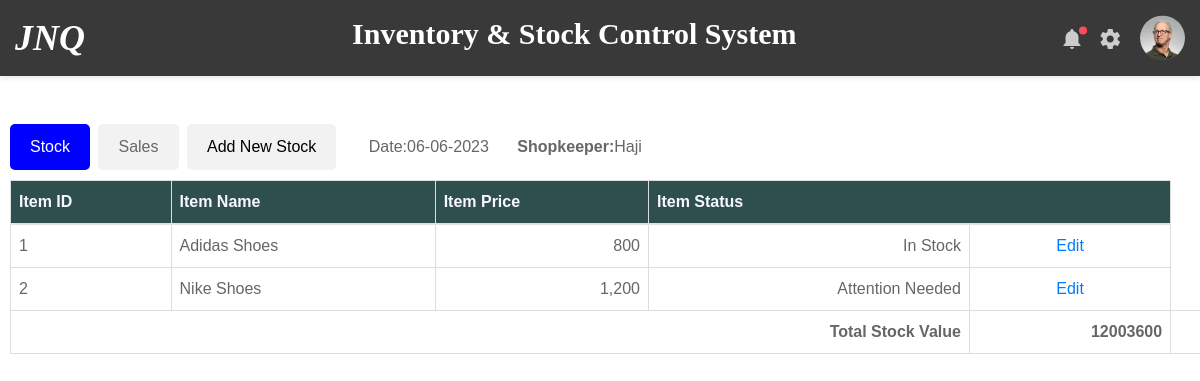
The page /view_shops/1 on the database as committed earlier.
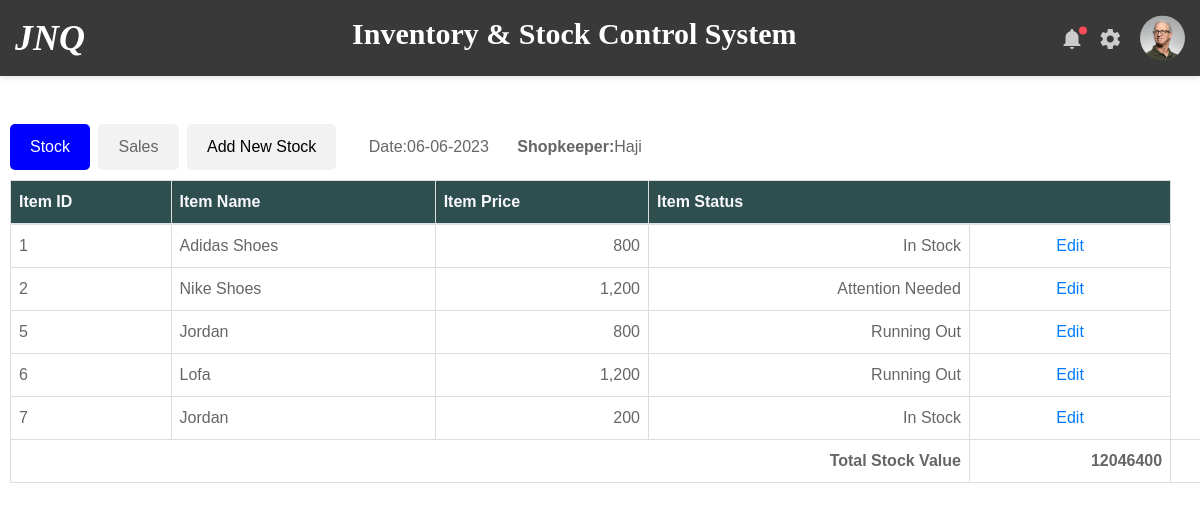
The same page on the database as committed later.
### inventory/models.py (models this page shows)
class User(db.Model, UserMixin):
    id = db.Column(db.Integer, primary_key=True)
    username = db.Column(db.String(50), unique=True, nullable=False)
    password = db.Column(db.String(100), nullable=False)
    user_role = db.Column(db.String(30), nullable=False)
    shops = db.relationship('Shop', backref='staff', lazy=True)

class Stock(db.Model):
    id = db.Column(db.Integer, primary_key=True)
    item_name = db.Column(db.String(100), nullable=False)
    item_price = db.Column(db.Integer, nullable=False)
    item_quantity = db.Column(db.Integer, nullable=False)
    stock_status = db.Column(db.String(20), nullable=False, default='In Stock')
    shop_id = db.Column(db.String(100), db.ForeignKey('shop.id'))
    item_value = db.Column(db.Integer, nullable=False)

### inventory/routes.py (the view)
@app.route('/view_shops/<int:shop_id>', methods=['GET'])
def view_shop(shop_id):
    shop = Shop.query.get_or_404(shop_id)
    date = today_date()
    stock_value_list = []
    for product in shop.stock:
        stock_value_list.append(product.item_value)
    total_stock_value = sum(stock_value_list)
    return render_template('view_shop.html', shop=shop, total_stock_value=total_stock_value, date=date)

### inventory/routes.py (called while the page is built)
def today_date():
    date_today = datetime.today().strftime('%d-%m-%Y')
    return date_today

### inventory/templates/view_shop.html (shortened to what this page needs)
{% extends 'layout.html' %}
{% block content %}
    <div class="button-container">
      <a class="button active">Stock</a>
      <a class="button">Sales</a>
      <a href="{{ url_for('add_new_stock')}}" class="button">Add New Stock</a>
      <a class="ml-4">Date:{{date}}</a>
      <a class="ml-4"><strong>Shopkeeper:</strong>{{shop.staff.username}}</a>
    </div>
    <table class="table table-hover table-condensed">
      <thead>
        <tr>
          <th>Item ID</th>
          <th>Item Name</th>
          <th>Item Price</th>
          <th colspan="2">Item Status</th>
        </tr>
      </thead>
      <tbody>
        {% for product in shop.stock %}
          <tr>
              <td>{{ product.id }}</td>
              <td>{{ product.item_name }}</td>
              <td class="text-right">{{ "{:,}".format(product.item_price) }}</td>
              <td class="text-right">{{ product.stock_status }}</td>
              <td class="text-center"><a href="#">Edit</a></td>
          </tr>
        {% endfor %}
          <tr>
              <td colspan="4" class="text-right"><strong>Total Stock Value</strong></td>
              <td class="text-right"><strong>{{total_stock_value}}</strong></td>
              <td colspan="2"></td>
          </tr>
      </tbody>
    </table>
{% endblock content%}

### inventory/templates/layout.html (shortened to what this page needs)
<!DOCTYPE html>
<html lang="en">
<head>
    <link href="{{ url_for('static', filename='css/font-face.css') }}" rel="stylesheet" media="all">
    <link href="{{ url_for('static', filename='vendor/font-awesome-4.7/css/font-awesome.min.css') }}" rel="stylesheet" media="all">
    <link href="{{ url_for('static', filename='vendor/font-awesome-5/css/fontawesome-all.min.css') }}" rel="stylesheet" media="all">
    <link href="{{ url_for('static', filename='vendor/mdi-font/css/material-design-iconic-font.min.css') }}" rel="stylesheet" media="all">
    <link href="{{ url_for('static', filename='vendor/bootstrap-4.1/bootstrap.min.css') }}" rel="stylesheet" media="all">
    <link href="{{ url_for('static', filename='vendor/animsition/animsition.min.css') }}" rel="stylesheet" media="all">
    <link href="{{ url_for('static', filename='vendor/bootstrap-progressbar/bootstrap-progressbar-3.3.4.min.css') }}" rel="stylesheet" media="all">
    <link href="{{ url_for('static', filename='vendor/wow/animate.css') }}" rel="stylesheet" media="all">
    <link href="{{ url_for('static', filename='vendor/css-hamburgers/hamburgers.min.css') }}" rel="stylesheet" media="all">
    <link href="{{ url_for('static', filename='vendor/slick/slick.css') }}" rel="stylesheet" media="all">
    <link href="{{ url_for('static', filename='vendor/select2/select2.min.css') }}" rel="stylesheet" media="all">
    <link href="{{ url_for('static', filename='vendor/perfect-scrollbar/perfect-scrollbar.css') }}" rel="stylesheet" media="all">
    <link href="{{ url_for('static', filename='css/main.css') }}" rel="stylesheet" media="all">
</head>
<body class="animsition">
        <header class="header-desktop3 d-none d-lg-block">
            <div class="section__content section__content--p35">
                <div class="header3-wrap">
                    <div class="header__logo">
                        <h1><span style="color: white; font-family: Algerian"><i>JNQ</i></span></h1>
                    </div>
                     {% if current_user.is_authenticated and current_user.user_role == 'Admin' %}
                        <div class="header__navbar">
                            <ul class="list-unstyled">
                                <li class="has-sub">
                                    <a href="{{ url_for('home') }}">
                                        <i class="bot-line"></i>Dashboard
                                    </a>
                                </li>
                                <li class="has-sub">
                                    <a href="#">
                                        <span class="bot-line"></span>Stores</a>
                                    <ul class="header3-sub-list list-unstyled">
                                        <li>
                                            <a href="login.html">Add</a>
                                        </li>
                                        <li>
                                            <a href="register.html">View</a>
                                        </li>
                                    </ul>
                                </li>
                                <li class="has-sub">
                                    <a href="#">
                                        <span class="bot-line"></span>Users</a>
                                    <ul class="header3-sub-list list-unstyled">
                                        <li>
                                            <a href="{{ url_for('register_user') }}">Register</a>
                                        </li>
                                        <li>
                                            <a href="{{url_for('view_users')}}">View</a>
                                        </li>
                                    </ul>
                                </li>
                                <li class="has-sub">
                                    <a href="#">
                                        <span class="bot-line"></span>Shops</a>
                                    <ul class="header3-sub-list list-unstyled">
                                        <li>
                                            <a href="{{ url_for('register_shop') }}">Add</a>
                                        </li>
                                        <li>
                                            <a href="{{ url_for('view_shops') }}">View</a>
                                        </li>
                                    </ul>
                                </li>
                                <li class="has-sub">
                                    <a href="#">
                                        <span class="bot-line"></span>Suppliers</a>
                                    <ul class="header3-sub-list list-unstyled">
                                        <li>
                                            <a href="login.html">Register</a>
                                        </li>
                                        <li>
                                            <a href="register.html">View</a>
                                        </li>
                                    </ul>
                                </li>
                                <li class="has-sub">
                                    <a href="#">
                                        <span class="bot-line"></span>Debtors</a>
                                    <ul class="header3-sub-list list-unstyled">
                                        <li>
                                            <a href="button.html">Register</a>
                                        </li>
                                        <li>
                                            <a href="badge.html">View</a>
                                        </li>
                                    </ul>
                                </li>
                                <li class="has-sub">
                                    <a href="#">
                                        <span class="bot-line"></span>Accounts</a>
                                    <ul class="header3-sub-list list-unstyled">
                                        <li>
                                            <a href="login.html">Add</a>
                                        </li>
                                        <li>
                                            <a href="register.html">View</a>
                                        </li>
                                    </ul>
                                </li>
                            </ul>
                        </div>
                    {% else %}
                         <a href="{{ url_for('login') }}"><h2 style="color: white; font-family: Verdana">
                             Inventory & Stock Control System</h2></a>
                    {% endif %}
                    <div class="header__tool">
                        <div class="header-button-item has-noti js-item-menu">
                            <i class="zmdi zmdi-notifications"></i>
                        </div>
                        <div class="header-button-item js-item-menu">
                            <i class="zmdi zmdi-settings"></i>
                        </div>
                        <div class="account-wrap">
                            <div class="account-item account-item--style2 clearfix js-item-menu">
                                <div class="image">
                                    <img src="../static/images/icon/avatar-01.jpg" alt="John Doe" />
                                </div>
                            </div>
                        </div>
                    </div>
                </div>
            </div>
        </header>
    {% block content %}
    {% endblock %}
</body>
</html>

Rows that differ between the two databases and show on the page:
added Stock: id "5", item_name "Jordan", item_price "800", stock_status "Running Out"
added Stock: id "6", item_name "Lofa", item_price "1,200", stock_status "Running Out"
added Stock: id "7", item_name "Jordan", item_price "200", stock_status "In Stock"
Other text that changed with them:
{{ total_stock_value }}: "12003600" → "12046400"
